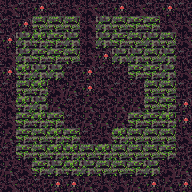

Rendered tile map (Tiled .tmx) drawn with the repository's tilesets; below, a short description and the full map source, tile grids included:
An orthogonal 12x12 tile map with 16x16 px tiles, 1 tile layer (tile) and 21 objects.

<map version="1.0" tiledversion="1.1.2" orientation="orthogonal" renderorder="right-down" width="12" height="12" tilewidth="16" tileheight="16" infinite="0" nextobjectid="60">
 <tileset firstgid="1" source="tileset.tsx" />
 <layer name="tile" width="12" height="12">
  <data encoding="csv">
24,25,22,25,24,24,25,22,24,25,22,25,
25,22,19,19,19,24,18,19,20,20,24,24,
22,18,21,20,18,24,18,20,19,18,19,24,
24,18,20,20,19,24,22,18,18,19,18,25,
22,21,18,18,25,22,25,25,20,20,18,24,
25,19,21,24,23,22,24,25,25,19,19,25,
24,21,18,23,25,23,25,23,23,19,20,22,
24,20,21,20,25,23,23,23,20,20,21,22,
23,20,19,21,20,25,24,21,19,19,19,24,
25,20,19,21,21,19,21,19,19,19,20,25,
23,24,20,18,21,18,19,19,20,18,24,23,
24,25,25,22,22,23,24,24,23,22,23,22
</data>
 </layer>
 <objectgroup name="item">
  <object id="58" gid="212" x="80" y="144" width="16" height="16">
   <properties>
    <property name="probability" value="30" />
   </properties>
  </object>
  <object id="59" gid="212" x="128" y="96" width="16" height="16">
   <properties>
    <property name="probability" value="30" />
   </properties>
  </object>
 </objectgroup>
 <objectgroup name="furniture">
  <object id="39" gid="58" x="80" y="32" width="16" height="16" />
  <object id="40" gid="52" x="160" y="32" width="16" height="16" />
  <object id="41" gid="52" x="16" y="32" width="16" height="16" />
  <object id="42" gid="52" x="16" y="176" width="16" height="16" />
  <object id="43" gid="52" x="80" y="96" width="16" height="16" />
  <object id="44" gid="52" x="96" y="96" width="16" height="16" />
  <object id="45" gid="52" x="96" y="112" width="16" height="16" />
  <object id="46" gid="52" x="80" y="112" width="16" height="16" />
  <object id="47" gid="52" x="160" y="176" width="16" height="16" />
  <object id="48" gid="45" x="48" y="96" width="16" height="16" />
  <object id="49" gid="45" x="48" y="112" width="16" height="16" />
  <object id="50" gid="78" x="128" y="96" width="16" height="16" />
  <object id="51" gid="78" x="112" y="112" width="16" height="16" />
  <object id="52" gid="77" x="128" y="112" width="16" height="16" />
  <object id="53" gid="77" x="112" y="80" width="16" height="16" />
  <object id="54" gid="70" x="80" y="144" width="16" height="16" />
  <object id="55" gid="71" x="96" y="144" width="16" height="16" />
  <object id="56" gid="69" x="64" y="80" width="16" height="16" />
  <object id="57" gid="69" x="64" y="128" width="16" height="16" />
 </objectgroup>
 <objectgroup name="description" />
</map>
